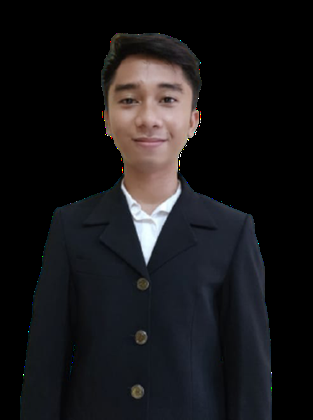
%> input picture image1.png, 313 x 420 px, shrunk from 492 x 660 before the run
$ octave tugas5.m   (GNU Octave 9; MATLAB toolbox functions it lacks are replaced by stand-ins)
%> lines starting %> are read from the running program, lines starting %| are printed output that depends on the picture; in (x1, y1, x2, y2) boxes, pixels count from 0 and x2, y2 are one past the last pixel; in counts of white or black regions, pixels touching at a corner belong together; the program's own positions count from 1
image1 = imread('image1.png');
%> image1 is the input picture: size 420x313x3 uint8; mean R, G, B 24, 23.1, 24.9
image2 = imread('image2.png');
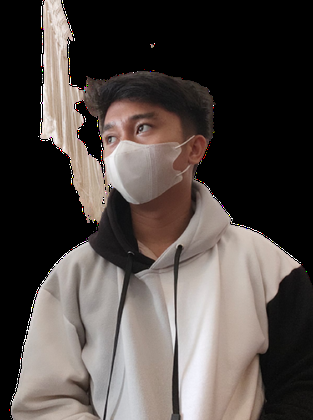
%> input picture image2.png, 313 x 420 px, shrunk from 492 x 660 before the run
%> image2 is the input picture: size 420x313x3 uint8; mean R, G, B 80.3, 73, 69.6

p = rgb2gray(image1);
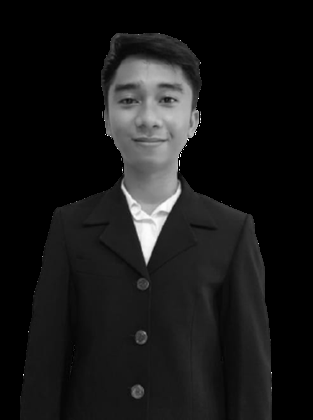
%> p: size 420x313 uint8; min 0, max 255, mean 23.6
q = rgb2gray(image2);

figure(1); imshow(p);
figure(2); imshow(q);

r = p;
[kolom, baris] = size(r);
%> kolom = 420; baris = 313

for x = 1 : kolom
    for y = 1 : baris
        if q(x, y) ~= 0
            r(x, y) = q(x, y);
        end
    end
end
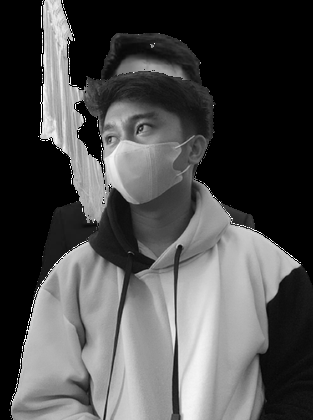
%> r: size 420x313 uint8; min 0, max 255, mean 76.9

figure(3); imshow(r);

f = p;

for x = 1 : kolom
    for y = 1 : baris
        if f(x, y) ~= 0
            f(x, y) = q(x, y);
        end
    end
end
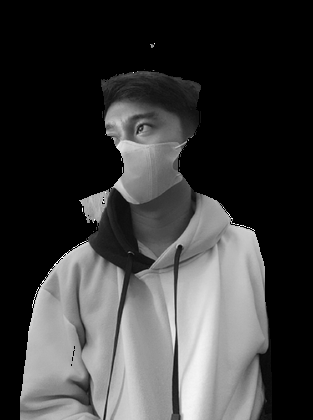
%> f: size 420x313 uint8; min 0, max 255, mean 60.5

figure(4); imshow(f);

bw1 = p > 55;
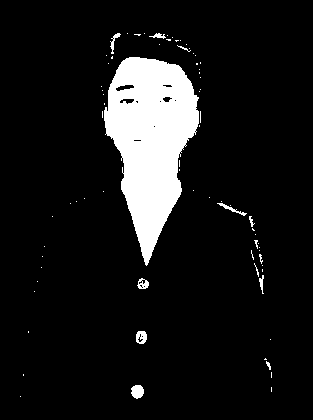
%> bw1: size 420x313 logical; 9.5% white; 75 white regions (64 under 20 px), largest, box (x1, y1, x2, y2) and area: (104, 57, 199, 266) 11662, (131, 385, 144, 399) 141, (136, 331, 147, 344) 109
bw2 = q > 140;
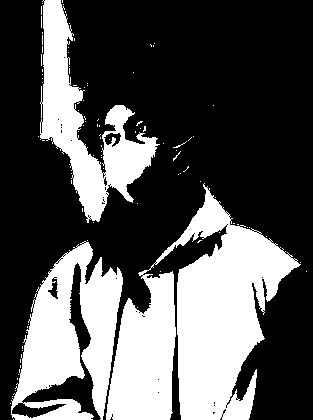
%> bw2: size 420x313 logical; 33.4% white; 98 white regions (95 under 20 px), largest, box (x1, y1, x2, y2) and area: (106, 183, 301, 420) 23689, (11, 241, 123, 420) 11049, (40, 0, 160, 223) 8933

figure(5); imshow(bw1);
figure(6); imshow(bw2);

d = bw1;

for x = 1 : kolom
    for y = 1 : baris
        if d(x, y) == 0
            d(x, y) = 1;
        else
            d(x, y) = 0;
        end
    end
end

figure(7); imshow(d);

s = bw1;

for x = 1 : kolom
    for y = 1 : baris
        if bw2 (x, y) ~= 0
            if s (x, y) == 0
                s (x, y) = 1;
            else
                s (x, y) = 0;
            end
        end
    end
end
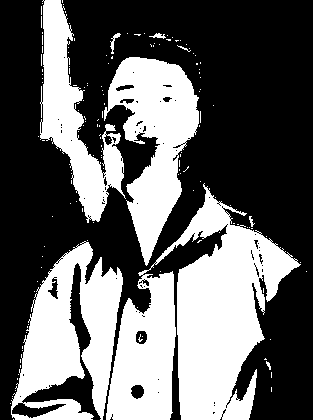
%> s: size 420x313 logical; 39.4% white; 144 white regions (135 under 20 px), largest, box (x1, y1, x2, y2) and area: (106, 183, 301, 420) 23416, (11, 241, 123, 420) 11044, (104, 57, 199, 266) 9573

figure(8); imshow(s);
